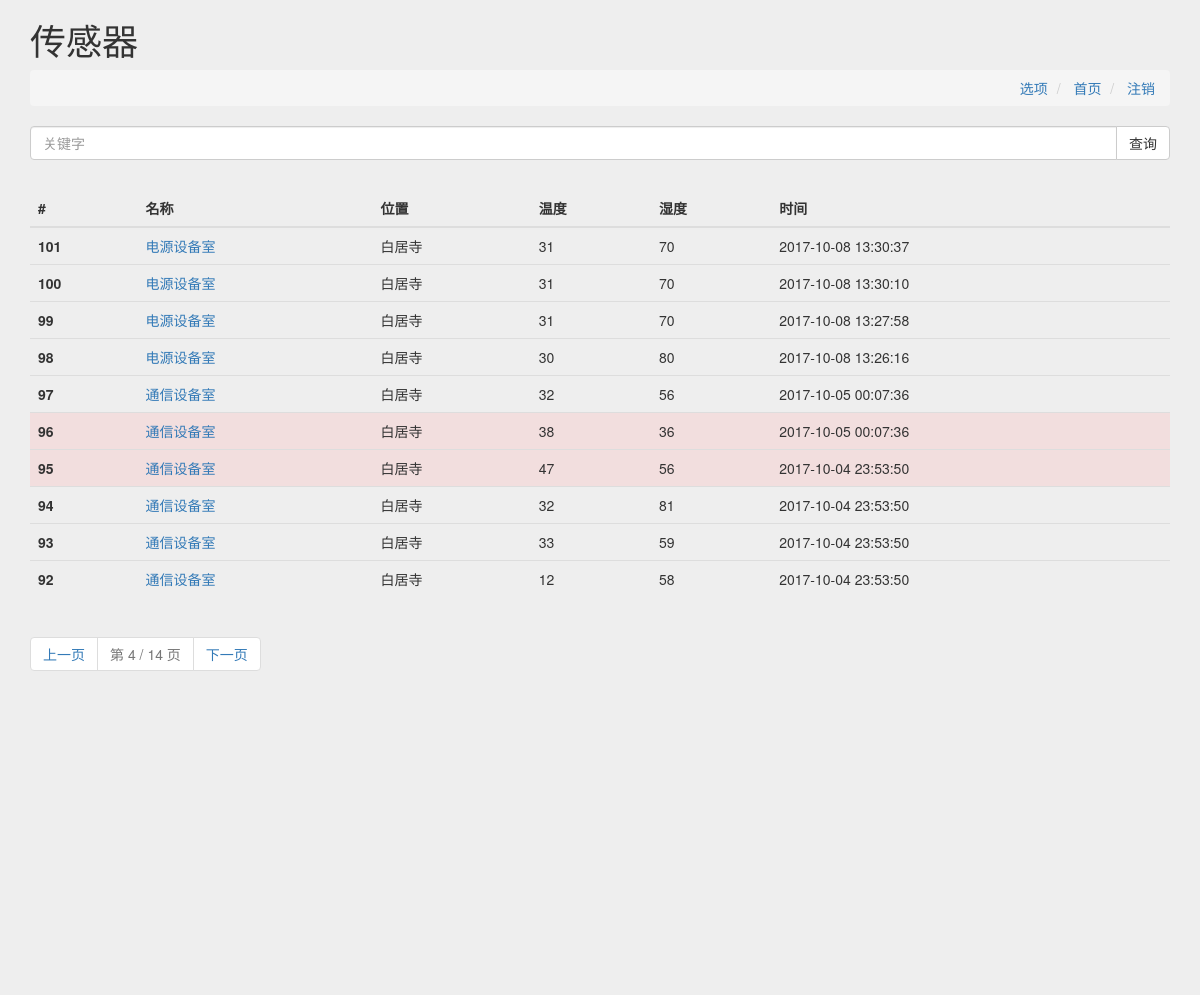
Page /sensor?text=&page=4 (signed in) on the committed database.
### home/models.py (models this page shows, shortened)
class Sensor(models.Model):
    name = models.CharField(max_length=50)
    value1 = models.CharField(max_length=50)
    value2 = models.CharField(max_length=50)
    value3 = models.CharField(max_length=50)
    value4 = models.CharField(max_length=50)
    value5 = models.CharField(max_length=50)
    location = models.CharField(max_length=50)
    create_time = models.DateTimeField(default=datetime.now())
    update_time = models.DateTimeField(default=datetime.now())
    class Meta:
        verbose_name = '传感器数据'
        verbose_name_plural = '传感器数据'

### home/views.py (the view)
# urls.py: url(r'^sensor', views.sensor, name='sensor'),  # 传感器页
def sensor(request):
    username = request.session.get('username', None)
    if username:
        if request.method == 'GET':
            text = request.GET.get('text')
            if text == None:
                response = HttpResponseRedirect('/sensor?text=')
                return response
            else:
                temperature = Option.objects.get(name='temperature')
                humidity = Option.objects.get(name='humidity')
                sensor_all = Sensor.objects.filter(
                    location__contains=text).order_by('-id')
                paginator = Paginator(sensor_all, 10)  # 每页显示一条数据
                page = request.GET.get('page')
                try:
                    sensor = paginator.page(page)
                except PageNotAnInteger:
                    sensor = paginator.page(1)  # 如果页面不是整数跳到第一页
                except EmptyPage:
                    sensor = paginator.page(
                        paginator.num_pages)  # 如果页面超出最大范围跳到最后一页
                all_location_count = Sensor.objects.filter(
                    location__contains=text).count()
                chejian_location_count = Sensor.objects.filter(
                    location__contains=text,
                    location='车间',
                    value1__lt=temperature.value).count()
                baijusi_location_count = Sensor.objects.filter(
                    location__contains=text,
                    location='白居寺',
                    value1__lt=temperature.value).count()
                baijusichechang_location_count = Sensor.objects.filter(
                    location__contains=text,
                    location='白居寺车场',
                    value1__lt=temperature.value).count()
                dayan_location_count = Sensor.objects.filter(
                    location__contains=text,
                    location='大堰',
                    value1__lt=temperature.value).count()
                dayanchechang_location_count = Sensor.objects.filter(
                    location__contains=text,
                    location='大堰车场',
                    value1__lt=temperature.value).count()
                daping_location_count = Sensor.objects.filter(
                    location__contains=text,
                    location='大坪',
                    value1__lt=temperature.value).count()
                all2_location_count = Sensor.objects.filter(
                    location__contains=text).count()
                chejian2_location_count = Sensor.objects.filter(
                    location__contains=text,
                    location='车间',
                    value1__gte=temperature.value).count()
                baijusi2_location_count = Sensor.objects.filter(
                    location__contains=text,
                    location='白居寺',
                    value1__gte=temperature.value).count()
                baijusichechang2_location_count = Sensor.objects.filter(
                    location__contains=text,
                    location='白居寺车场',
                    value1__gte=temperature.value).count()
                dayan2_location_count = Sensor.objects.filter(
                    location__contains=text,
                    location='大堰',
                    value1__gte=temperature.value).count()
                dayanchechang2_location_count = Sensor.objects.filter(
                    location__contains=text,
                    location='大堰车场',
                    value1__gte=temperature.value).count()
                daping2_location_count = Sensor.objects.filter(
                    location__contains=text,
                    location='大坪',
                    value1__gte=temperature.value).count()
                return render(request, 'sensor.html', locals())
        else:
            pass
    else:
        response = HttpResponseRedirect('/login')
        return response

### home/templates/sensor.html (shortened to what this page needs)
<!DOCTYPE html>
<html>
<head>
    <link rel="stylesheet" href="https://cdn.bootcss.com/bootstrap/3.3.7/css/bootstrap.min.css">
</head>
<body style="background-color:#eee;">
    <div class="container">
        <div class="">
            <h1 class="text-left">传感器</h1>
        </div>
        <ol class="breadcrumb text-right">
            <li>
                <a href="{% url 'option' %}">选项</a>
            </li>
            <li>
                <a href="{% url 'sensor' %}">首页</a>
            </li>
            <li>
                <a class="text-right" href="{% url 'logout' %}">注销</a>
            </li>
        </ol>
        <form class="" action="{% url 'sensor' %}" method="get">
            <div class="input-group">
                <input type="text" name="text" class="form-control" placeholder="关键字">
                <span class="input-group-btn">
                    <input type="submit" class="btn btn-default" value="查询">
                </span>
            </div>
        </form>
    </div>
    <div class="container" style="padding-top:30px;">
        <div class="table-responsive">
            <table class="table table-hover">
                <thead>
                    <tr>
                        <th>#</th>
                        <th>名称</th>
                        <th>位置</th>
                        <th>温度</th>
                        <th>湿度</th>
                        <th>时间</th>
                    </tr>
                </thead>
                <tbody>
                    {% for s in sensor %} {% if s.value1 >= temperature.value or s.value2 <= humidity.value %} <tr class="danger">
                        <th scope="row">{{s.id}}</th>
                        <td><a href="meter?name={{s.name}}">{{s.name}}</a></td>
                        <td>{{s.location}}</td>
                        <td>{{s.value1}}</td>
                        <td>{{s.value2}}</td>
                        <td>{{s.create_time | date:'Y-m-d H:i:s'}}</td>
                        </tr>
                        {% else %}
                        <tr>
                            <th scope="row">{{s.id}}</th>
                            <td><a href="meter?name={{s.name}}">{{s.name}}</a></td>
                            <td>{{s.location}}</td>
                            <td>{{s.value1}}</td>
                            <td>{{s.value2}}</td>
                            <td>{{s.create_time | date:'Y-m-d H:i:s'}}</td>
                        </tr>
                        {% endif %} {% endfor %}
                </tbody>
            </table>
        </div>
        <nav aria-label="Page navigation">
            <ul class="pagination">
                {% if sensor.has_previous %}
                <li>
                    <a href="sensor?text={{text}}&page={{sensor.previous_page_number}}">上一页</a>
                </li>
                {% endif %}
                <li class="disabled">
                    <a href="#">第 {{sensor.number}} / {{sensor.paginator.num_pages}} 页</a>
                </li>
                {% if sensor.has_next %}
                <li>
                    <a href="sensor?text={{text}}&page={{sensor.next_page_number}}">下一页</a>
                </li>
                {% endif %}
            </ul>
        </nav>
    </div>
    <div class="container">
        <div class="col-md-6" style="height:300px;">
            <div id="main" style="width: 100%;height:100%;"></div>
        </div>
        <div class="col-md-6" style="height:300px;">
            <div id="main2" style="width:100%;height:100%;"></div>
        </div>
    </div>
</body>
</html>

### rows in the picture
Sensor: id "101", name "电源设备室", location "白居寺", value1 "31", value2 "70", create_time "2017-10-08 13:30:37"
Sensor: id "100", name "电源设备室", location "白居寺", value1 "31", value2 "70", create_time "2017-10-08 13:30:10"
Sensor: id "99", name "电源设备室", location "白居寺", value1 "31", value2 "70", create_time "2017-10-08 13:27:58"
Sensor: id "98", name "电源设备室", location "白居寺", value1 "30", value2 "80", create_time "2017-10-08 13:26:16"
Sensor: id "97", name "通信设备室", location "白居寺", value1 "32", value2 "56", create_time "2017-10-05 00:07:36"
Sensor: id "96", name "通信设备室", location "白居寺", value1 "38", value2 "36", create_time "2017-10-05 00:07:36"
Sensor: id "95", name "通信设备室", location "白居寺", value1 "47", value2 "56", create_time "2017-10-04 23:53:50"
Sensor: id "94", name "通信设备室", location "白居寺", value1 "32", value2 "81", create_time "2017-10-04 23:53:50"
Sensor: id "93", name "通信设备室", location "白居寺", value1 "33", value2 "59", create_time "2017-10-04 23:53:50"
Sensor: id "92", name "通信设备室", location "白居寺", value1 "12", value2 "58", create_time "2017-10-04 23:53:50"

### other values in the picture
{{ sensor.number }} "4"
{{ sensor.paginator.num_pages }} "14"
